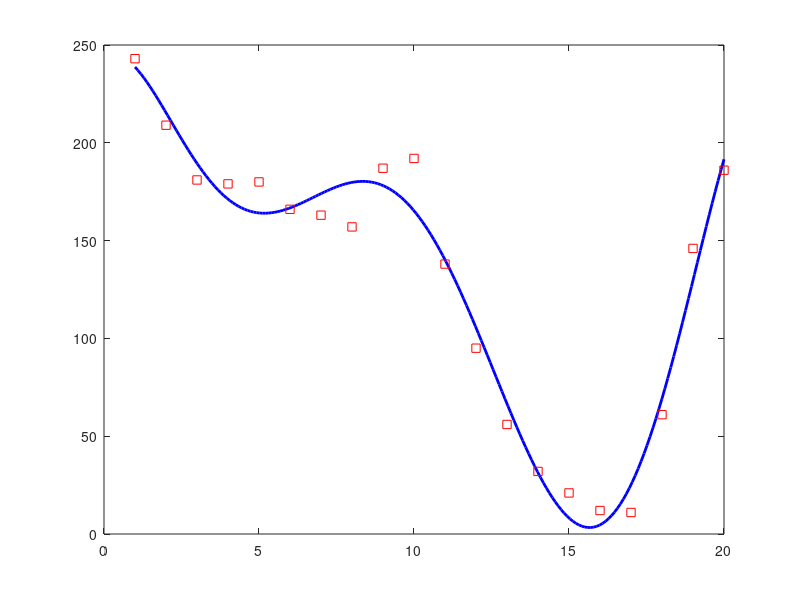

Write the MATLAB code that produced this figure.
clear
close all
x=1:20;
NO=[243 209 181 179 180 166 163 157 187 192 138 95 56 32 21 12 11 61 146 186];

A=[ones(length(x),1) x' (x').^2 sin(2*pi/20*x') cos(2*pi/20*x') sin(pi/20*x') cos(pi/20*x') ];
%c=(A'*A)\(A'*(NO'));
c=A(:,[1:7])\NO'
scarto=norm(A(:,[1:7])*c-NO')^2
xx=linspace(1,20,200);
yymq=c(1)+c(2)*xx+c(3)*xx.^2+...
      c(4)*sin(2*pi/20*xx)+c(5)*cos(2*pi/20*xx)+...
      c(6)*sin(pi/20*xx)+c(7)*cos(pi/20*xx);
plot(xx,yymq,'b','Linewidth',2)
hold on
plot(x,NO,'rs','Markersize',6)
